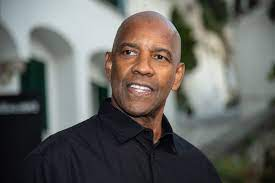
#> input picture Python/Görüntü_İşleme/resimAynalamaUzatmaTekrarSarma/resim.jpg, 275 x 183 px
$ python Aynalama.py
#> lines starting #> are read from the running program, lines starting #| are printed output that depends on the picture
import cv2
import numpy as np

resim = cv2.imread("resim.jpg")
#> resim is the input picture: shape (183, 275, 3); mean B, G, R 96.7, 100.6, 101.6

aynalananResim = cv2.copyMakeBorder(resim,100,100,100,100,cv2.BORDER_REFLECT)
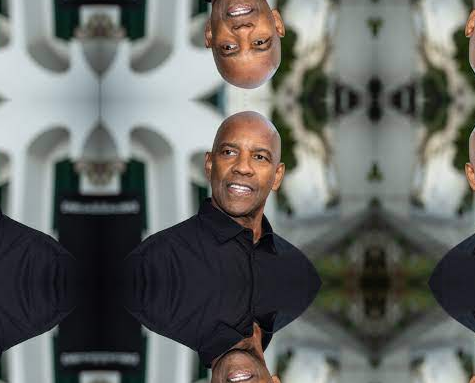
#> aynalananResim: shape (383, 475, 3); mean B, G, R 100.2, 103.6, 102
#Çekilecek resim ve boyutlandırması ve o resme yapılacak ne yapılacak ise o fonk yazılır.

cv2.imwrite("Aynalama_Denzel.jpg",aynalananResim)
cv2.imshow("Denzel", aynalananResim)
cv2.waitKey()
cv2.destroyAllWindows()
